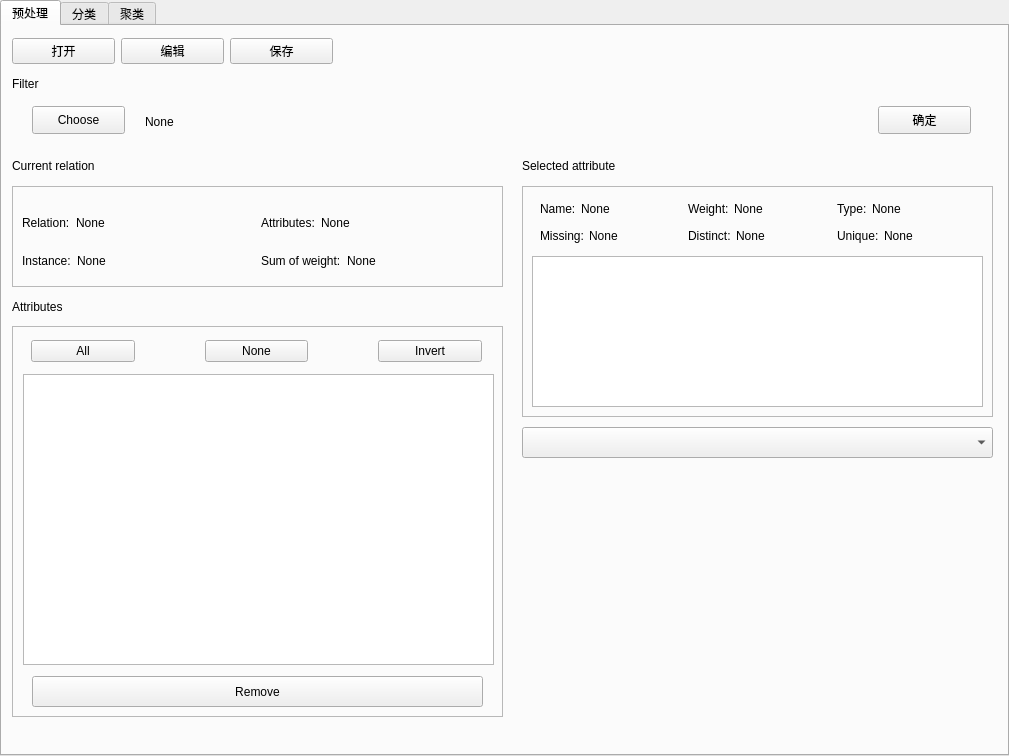
<?xml version="1.0" encoding="UTF-8"?>
<ui version="4.0">
 <class>MainWindow</class>
 <widget class="QMainWindow" name="MainWindow">
  <property name="geometry">
   <rect>
    <x>0</x>
    <y>0</y>
    <width>1009</width>
    <height>756</height>
   </rect>
  </property>
  <property name="windowTitle">
   <string>MainWindow</string>
  </property>
  <widget class="QWidget" name="centralwidget">
   <widget class="QTabWidget" name="tabWidget">
    <property name="geometry">
     <rect>
      <x>0</x>
      <y>0</y>
      <width>1009</width>
      <height>756</height>
     </rect>
    </property>
    <property name="whatsThis">
     <string>&lt;html&gt;&lt;head/&gt;&lt;body&gt;&lt;p&gt;&lt;br/&gt;&lt;/p&gt;&lt;/body&gt;&lt;/html&gt;</string>
    </property>
    <property name="currentIndex">
     <number>0</number>
    </property>
    <widget class="QWidget" name="tab">
     <property name="enabled">
      <bool>true</bool>
     </property>
     <attribute name="title">
      <string>预处理</string>
     </attribute>
     <widget class="QFrame" name="frame">
      <property name="geometry">
       <rect>
        <x>10</x>
        <y>70</y>
        <width>981</width>
        <height>51</height>
       </rect>
      </property>
     </widget>
     <widget class="QLabel" name="label">
      <property name="geometry">
       <rect>
        <x>10</x>
        <y>50</y>
        <width>72</width>
        <height>15</height>
       </rect>
      </property>
      <property name="text">
       <string>Filter</string>
      </property>
     </widget>
     <widget class="QFrame" name="summaryPanel">
      <property name="geometry">
       <rect>
        <x>10</x>
        <y>160</y>
        <width>491</width>
        <height>101</height>
       </rect>
      </property>
      <property name="frameShape">
       <enum>QFrame::StyledPanel</enum>
      </property>
      <property name="frameShadow">
       <enum>QFrame::Raised</enum>
      </property>
      <widget class="QWidget" name="layoutWidget">
       <property name="geometry">
        <rect>
         <x>10</x>
         <y>20</y>
         <width>471</width>
         <height>71</height>
        </rect>
       </property>
       <layout class="QGridLayout" name="gridLayout">
        <item row="0" column="0">
         <layout class="QHBoxLayout" name="horizontalLayout_6">
          <item>
           <widget class="QLabel" name="label_5">
            <property name="sizePolicy">
             <sizepolicy hsizetype="Fixed" vsizetype="Preferred">
              <horstretch>0</horstretch>
              <verstretch>0</verstretch>
             </sizepolicy>
            </property>
            <property name="text">
             <string>Relation:</string>
            </property>
           </widget>
          </item>
          <item>
           <widget class="QLabel" name="name_lab">
            <property name="text">
             <string>None</string>
            </property>
           </widget>
          </item>
         </layout>
        </item>
        <item row="0" column="1">
         <layout class="QHBoxLayout" name="horizontalLayout_4">
          <item>
           <widget class="QLabel" name="label_7">
            <property name="sizePolicy">
             <sizepolicy hsizetype="Fixed" vsizetype="Preferred">
              <horstretch>0</horstretch>
              <verstretch>0</verstretch>
             </sizepolicy>
            </property>
            <property name="text">
             <string>Attributes:</string>
            </property>
           </widget>
          </item>
          <item>
           <widget class="QLabel" name="attr_lab">
            <property name="text">
             <string>None</string>
            </property>
           </widget>
          </item>
         </layout>
        </item>
        <item row="1" column="0">
         <layout class="QHBoxLayout" name="horizontalLayout_7">
          <item>
           <widget class="QLabel" name="label_6">
            <property name="sizePolicy">
             <sizepolicy hsizetype="Fixed" vsizetype="Preferred">
              <horstretch>0</horstretch>
              <verstretch>0</verstretch>
             </sizepolicy>
            </property>
            <property name="text">
             <string>Instance:</string>
            </property>
           </widget>
          </item>
          <item>
           <widget class="QLabel" name="instance_lab">
            <property name="text">
             <string>None</string>
            </property>
           </widget>
          </item>
         </layout>
        </item>
        <item row="1" column="1">
         <layout class="QHBoxLayout" name="horizontalLayout_5">
          <item>
           <widget class="QLabel" name="label_8">
            <property name="sizePolicy">
             <sizepolicy hsizetype="Fixed" vsizetype="Preferred">
              <horstretch>0</horstretch>
              <verstretch>0</verstretch>
             </sizepolicy>
            </property>
            <property name="text">
             <string>Sum of weight:</string>
            </property>
           </widget>
          </item>
          <item>
           <widget class="QLabel" name="weight_lab">
            <property name="text">
             <string>None</string>
            </property>
           </widget>
          </item>
         </layout>
        </item>
       </layout>
      </widget>
     </widget>
     <widget class="QLabel" name="label_2">
      <property name="geometry">
       <rect>
        <x>10</x>
        <y>130</y>
        <width>141</width>
        <height>20</height>
       </rect>
      </property>
      <property name="text">
       <string>Current relation</string>
      </property>
     </widget>
     <widget class="QLabel" name="label_3">
      <property name="geometry">
       <rect>
        <x>10</x>
        <y>270</y>
        <width>101</width>
        <height>21</height>
       </rect>
      </property>
      <property name="text">
       <string>Attributes</string>
      </property>
     </widget>
     <widget class="QFrame" name="attrPanel">
      <property name="geometry">
       <rect>
        <x>10</x>
        <y>300</y>
        <width>491</width>
        <height>391</height>
       </rect>
      </property>
      <property name="frameShape">
       <enum>QFrame::StyledPanel</enum>
      </property>
      <property name="frameShadow">
       <enum>QFrame::Raised</enum>
      </property>
      <widget class="QTableWidget" name="attr_table">
       <property name="geometry">
        <rect>
         <x>11</x>
         <y>48</y>
         <width>471</width>
         <height>291</height>
        </rect>
       </property>
      </widget>
      <widget class="QPushButton" name="remove_btn">
       <property name="geometry">
        <rect>
         <x>20</x>
         <y>350</y>
         <width>451</width>
         <height>31</height>
        </rect>
       </property>
       <property name="layoutDirection">
        <enum>Qt::LeftToRight</enum>
       </property>
       <property name="text">
        <string>Remove</string>
       </property>
       <property name="checkable">
        <bool>false</bool>
       </property>
      </widget>
      <widget class="QWidget" name="layoutWidget">
       <property name="geometry">
        <rect>
         <x>19</x>
         <y>10</y>
         <width>451</width>
         <height>31</height>
        </rect>
       </property>
       <layout class="QHBoxLayout" name="horizontalLayout_3">
        <property name="spacing">
         <number>70</number>
        </property>
        <item>
         <widget class="QPushButton" name="all_btn">
          <property name="text">
           <string>All</string>
          </property>
         </widget>
        </item>
        <item>
         <widget class="QPushButton" name="none_btn">
          <property name="text">
           <string>None</string>
          </property>
         </widget>
        </item>
        <item>
         <widget class="QPushButton" name="invert_btn">
          <property name="text">
           <string>Invert</string>
          </property>
         </widget>
        </item>
       </layout>
      </widget>
     </widget>
     <widget class="QLabel" name="label_4">
      <property name="geometry">
       <rect>
        <x>520</x>
        <y>130</y>
        <width>161</width>
        <height>20</height>
       </rect>
      </property>
      <property name="text">
       <string>Selected attribute</string>
      </property>
     </widget>
     <widget class="QFrame" name="attrSummaryPanel">
      <property name="geometry">
       <rect>
        <x>520</x>
        <y>160</y>
        <width>471</width>
        <height>231</height>
       </rect>
      </property>
      <property name="frameShape">
       <enum>QFrame::StyledPanel</enum>
      </property>
      <property name="frameShadow">
       <enum>QFrame::Raised</enum>
      </property>
      <widget class="QTableWidget" name="selected_table">
       <property name="geometry">
        <rect>
         <x>10</x>
         <y>70</y>
         <width>451</width>
         <height>151</height>
        </rect>
       </property>
      </widget>
      <widget class="QWidget" name="layoutWidget">
       <property name="geometry">
        <rect>
         <x>10</x>
         <y>2</y>
         <width>451</width>
         <height>60</height>
        </rect>
       </property>
       <layout class="QGridLayout" name="gridLayout_2">
        <property name="leftMargin">
         <number>8</number>
        </property>
        <property name="topMargin">
         <number>8</number>
        </property>
        <property name="rightMargin">
         <number>8</number>
        </property>
        <property name="horizontalSpacing">
         <number>10</number>
        </property>
        <property name="verticalSpacing">
         <number>3</number>
        </property>
        <item row="0" column="0">
         <layout class="QHBoxLayout" name="horizontalLayout_8">
          <property name="spacing">
           <number>5</number>
          </property>
          <item>
           <widget class="QLabel" name="label_10">
            <property name="sizePolicy">
             <sizepolicy hsizetype="Fixed" vsizetype="Preferred">
              <horstretch>0</horstretch>
              <verstretch>0</verstretch>
             </sizepolicy>
            </property>
            <property name="text">
             <string>Name:</string>
            </property>
           </widget>
          </item>
          <item>
           <widget class="QLabel" name="select_attr_name">
            <property name="text">
             <string>None</string>
            </property>
           </widget>
          </item>
         </layout>
        </item>
        <item row="0" column="1">
         <layout class="QHBoxLayout" name="horizontalLayout_9">
          <property name="spacing">
           <number>5</number>
          </property>
          <item>
           <widget class="QLabel" name="select_attr_weight_lab">
            <property name="sizePolicy">
             <sizepolicy hsizetype="Fixed" vsizetype="Preferred">
              <horstretch>0</horstretch>
              <verstretch>0</verstretch>
             </sizepolicy>
            </property>
            <property name="text">
             <string>Weight:</string>
            </property>
           </widget>
          </item>
          <item>
           <widget class="QLabel" name="select_attr_weight">
            <property name="text">
             <string>None</string>
            </property>
           </widget>
          </item>
         </layout>
        </item>
        <item row="0" column="2">
         <layout class="QHBoxLayout" name="horizontalLayout_10">
          <property name="spacing">
           <number>5</number>
          </property>
          <item>
           <widget class="QLabel" name="label_14">
            <property name="sizePolicy">
             <sizepolicy hsizetype="Fixed" vsizetype="Preferred">
              <horstretch>0</horstretch>
              <verstretch>0</verstretch>
             </sizepolicy>
            </property>
            <property name="text">
             <string>Type:</string>
            </property>
           </widget>
          </item>
          <item>
           <widget class="QLabel" name="select_attr_type">
            <property name="sizePolicy">
             <sizepolicy hsizetype="Preferred" vsizetype="Preferred">
              <horstretch>0</horstretch>
              <verstretch>0</verstretch>
             </sizepolicy>
            </property>
            <property name="text">
             <string>None</string>
            </property>
           </widget>
          </item>
         </layout>
        </item>
        <item row="1" column="0">
         <layout class="QHBoxLayout" name="horizontalLayout_13">
          <property name="spacing">
           <number>5</number>
          </property>
          <item>
           <widget class="QLabel" name="label_16">
            <property name="sizePolicy">
             <sizepolicy hsizetype="Fixed" vsizetype="Preferred">
              <horstretch>0</horstretch>
              <verstretch>0</verstretch>
             </sizepolicy>
            </property>
            <property name="text">
             <string>Missing:</string>
            </property>
           </widget>
          </item>
          <item>
           <widget class="QLabel" name="select_attr_missing">
            <property name="text">
             <string>None</string>
            </property>
           </widget>
          </item>
         </layout>
        </item>
        <item row="1" column="1">
         <layout class="QHBoxLayout" name="horizontalLayout_12">
          <property name="spacing">
           <number>5</number>
          </property>
          <item>
           <widget class="QLabel" name="label_18">
            <property name="sizePolicy">
             <sizepolicy hsizetype="Fixed" vsizetype="Preferred">
              <horstretch>0</horstretch>
              <verstretch>0</verstretch>
             </sizepolicy>
            </property>
            <property name="text">
             <string>Distinct:</string>
            </property>
           </widget>
          </item>
          <item>
           <widget class="QLabel" name="select_attr_distinct">
            <property name="text">
             <string>None</string>
            </property>
           </widget>
          </item>
         </layout>
        </item>
        <item row="1" column="2">
         <layout class="QHBoxLayout" name="horizontalLayout_11">
          <property name="spacing">
           <number>5</number>
          </property>
          <item>
           <widget class="QLabel" name="label_20">
            <property name="sizePolicy">
             <sizepolicy hsizetype="Fixed" vsizetype="Preferred">
              <horstretch>0</horstretch>
              <verstretch>0</verstretch>
             </sizepolicy>
            </property>
            <property name="text">
             <string>Unique:</string>
            </property>
           </widget>
          </item>
          <item>
           <widget class="QLabel" name="select_attr_unique">
            <property name="sizePolicy">
             <sizepolicy hsizetype="Preferred" vsizetype="Preferred">
              <horstretch>0</horstretch>
              <verstretch>0</verstretch>
             </sizepolicy>
            </property>
            <property name="text">
             <string>None</string>
            </property>
           </widget>
          </item>
         </layout>
        </item>
       </layout>
      </widget>
     </widget>
     <widget class="QComboBox" name="attr_combo">
      <property name="geometry">
       <rect>
        <x>520</x>
        <y>401</y>
        <width>471</width>
        <height>31</height>
       </rect>
      </property>
     </widget>
     <widget class="QWidget" name="layoutWidget">
      <property name="geometry">
       <rect>
        <x>10</x>
        <y>10</y>
        <width>321</width>
        <height>30</height>
       </rect>
      </property>
      <layout class="QHBoxLayout" name="horizontalLayout">
       <item>
        <widget class="QPushButton" name="open_btn">
         <property name="text">
          <string>打开</string>
         </property>
        </widget>
       </item>
       <item>
        <widget class="QPushButton" name="edit_btn">
         <property name="text">
          <string>编辑</string>
         </property>
        </widget>
       </item>
       <item>
        <widget class="QPushButton" name="save_btn">
         <property name="text">
          <string>保存</string>
         </property>
        </widget>
       </item>
      </layout>
     </widget>
     <widget class="MatplotlibWidget" name="draw_area" native="true">
      <property name="geometry">
       <rect>
        <x>510</x>
        <y>440</y>
        <width>491</width>
        <height>261</height>
       </rect>
      </property>
     </widget>
     <widget class="QPushButton" name="apply_btn">
      <property name="geometry">
       <rect>
        <x>876</x>
        <y>80</y>
        <width>93</width>
        <height>28</height>
       </rect>
      </property>
      <property name="text">
       <string>确定</string>
      </property>
     </widget>
     <widget class="QLabel" name="label_9">
      <property name="geometry">
       <rect>
        <x>143</x>
        <y>80</y>
        <width>711</width>
        <height>31</height>
       </rect>
      </property>
      <property name="sizePolicy">
       <sizepolicy hsizetype="Preferred" vsizetype="Preferred">
        <horstretch>5</horstretch>
        <verstretch>0</verstretch>
       </sizepolicy>
      </property>
      <property name="text">
       <string>None</string>
      </property>
     </widget>
     <widget class="TreeNodeButton" name="chose_btn">
      <property name="geometry">
       <rect>
        <x>30</x>
        <y>80</y>
        <width>93</width>
        <height>28</height>
       </rect>
      </property>
      <property name="text">
       <string>Choose</string>
      </property>
     </widget>
     <zorder>label</zorder>
     <zorder>summaryPanel</zorder>
     <zorder>label_2</zorder>
     <zorder>label_3</zorder>
     <zorder>attrPanel</zorder>
     <zorder>label_4</zorder>
     <zorder>attrSummaryPanel</zorder>
     <zorder>attr_combo</zorder>
     <zorder>layoutWidget</zorder>
     <zorder>draw_area</zorder>
     <zorder>frame</zorder>
     <zorder>apply_btn</zorder>
     <zorder>label_9</zorder>
     <zorder>chose_btn</zorder>
    </widget>
    <widget class="QWidget" name="tab_2">
     <attribute name="title">
      <string>分类</string>
     </attribute>
    </widget>
    <widget class="QWidget" name="tab_3">
     <attribute name="title">
      <string>聚类</string>
     </attribute>
    </widget>
   </widget>
  </widget>
 </widget>
 <customwidgets>
  <customwidget>
   <class>MatplotlibWidget</class>
   <extends>QWidget</extends>
   <header>MatplotlibWidget</header>
   <container>1</container>
  </customwidget>
  <customwidget>
   <class>TreeNodeButton</class>
   <extends>QPushButton</extends>
   <header>TreeNodeButton</header>
  </customwidget>
 </customwidgets>
 <resources>
  <include location="../resources/apprcc.qrc"/>
 </resources>
 <connections/>
</ui>
